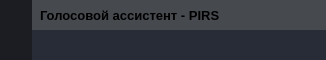
        <widget class="QFrame" name="frame_top">
         <property name="maximumSize">
          <size>
           <width>16777215</width>
           <height>60</height>
          </size>
         </property>
         <property name="styleSheet">
          <string notr="true">background-color: transparent;</string>
         </property>
         <property name="frameShape">
          <enum>QFrame::NoFrame</enum>
         </property>
         <property name="frameShadow">
          <enum>QFrame::Raised</enum>
         </property>
         <layout class="QHBoxLayout" name="horizontalLayout_3">
          <property name="spacing">
           <number>0</number>
          </property>
          <property name="leftMargin">
           <number>0</number>
          </property>
          <property name="topMargin">
           <number>0</number>
          </property>
          <property name="rightMargin">
           <number>0</number>
          </property>
          <property name="bottomMargin">
           <number>0</number>
          </property>
          <item>
           <widget class="QFrame" name="frame_toggle">
            <property name="maximumSize">
             <size>
              <width>70</width>
              <height>16777215</height>
             </size>
            </property>
            <property name="styleSheet">
             <string notr="true">background-color: rgb(27, 29, 35);</string>
            </property>
            <property name="frameShape">
             <enum>QFrame::NoFrame</enum>
            </property>
            <property name="frameShadow">
             <enum>QFrame::Raised</enum>
            </property>
            <layout class="QVBoxLayout" name="verticalLayout_3">
             <property name="spacing">
              <number>0</number>
             </property>
             <property name="leftMargin">
              <number>0</number>
             </property>
             <property name="topMargin">
              <number>0</number>
             </property>
             <property name="rightMargin">
              <number>0</number>
             </property>
             <property name="bottomMargin">
              <number>0</number>
             </property>
             <item>
              <widget class="QPushButton" name="btn_toggle_menu">
               <property name="sizePolicy">
                <sizepolicy hsizetype="Expanding" vsizetype="Expanding">
                 <horstretch>0</horstretch>
                 <verstretch>0</verstretch>
                </sizepolicy>
               </property>
               <property name="styleSheet">
                <string notr="true">QPushButton {
	background-image: url(:/24x24/icons/24x24/cil-menu.png);
	background-position: center;
	background-repeat: no-reperat;
	border: none;
	background-color: rgb(27, 29, 35);
}
QPushButton:hover {
	background-color: rgb(33, 37, 43);
}
QPushButton:pressed {	
	background-color: rgb(85, 170, 255);
}</string>
               </property>
               <property name="text">
                <string/>
               </property>
              </widget>
             </item>
            </layout>
           </widget>
          </item>
          <item>
           <widget class="QFrame" name="frame_top_right">
            <property name="styleSheet">
             <string notr="true">background: transparent;</string>
            </property>
            <property name="frameShape">
             <enum>QFrame::NoFrame</enum>
            </property>
            <property name="frameShadow">
             <enum>QFrame::Raised</enum>
            </property>
            <layout class="QVBoxLayout" name="verticalLayout_2">
             <property name="spacing">
              <number>0</number>
             </property>
             <property name="leftMargin">
              <number>0</number>
             </property>
             <property name="topMargin">
              <number>0</number>
             </property>
             <property name="rightMargin">
              <number>0</number>
             </property>
             <property name="bottomMargin">
              <number>0</number>
             </property>
             <item>
              <widget class="QFrame" name="frame_top_btns">
               <property name="maximumSize">
                <size>
                 <width>16777215</width>
                 <height>30</height>
                </size>
               </property>
               <property name="styleSheet">
                <string notr="true">background-color: rgba(33, 37, 43, 150);
height: 23px;</string>
               </property>
               <property name="frameShape">
                <enum>QFrame::NoFrame</enum>
               </property>
               <property name="frameShadow">
                <enum>QFrame::Raised</enum>
               </property>
               <layout class="QHBoxLayout" name="horizontalLayout_4">
                <property name="spacing">
                 <number>0</number>
                </property>
                <property name="leftMargin">
                 <number>0</number>
                </property>
                <property name="topMargin">
                 <number>0</number>
                </property>
                <property name="rightMargin">
                 <number>0</number>
                </property>
                <property name="bottomMargin">
                 <number>0</number>
                </property>
                <item>
                 <widget class="QFrame" name="frame_label_top_btns">
                  <property name="frameShape">
                   <enum>QFrame::NoFrame</enum>
                  </property>
                  <property name="frameShadow">
                   <enum>QFrame::Raised</enum>
                  </property>
                  <layout class="QHBoxLayout" name="horizontalLayout_10">
                   <property name="spacing">
                    <number>0</number>
                   </property>
                   <property name="leftMargin">
                    <number>8</number>
                   </property>
                   <property name="topMargin">
                    <number>0</number>
                   </property>
                   <property name="rightMargin">
                    <number>10</number>
                   </property>
                   <property name="bottomMargin">
                    <number>0</number>
                   </property>
                   <item>
                    <widget class="QLabel" name="label_title_bar_top">
                     <property name="font">
                      <font>
                       <family>Segoe UI</family>
                       <pointsize>10</pointsize>
                       <weight>75</weight>
                       <bold>true</bold>
                      </font>
                     </property>
                     <property name="styleSheet">
                      <string notr="true">background: transparent;</string>
                     </property>
                     <property name="text">
                      <string>Голосовой ассистент - PIRS</string>
                     </property>
                    </widget>
                   </item>
                  </layout>
                 </widget>
                </item>
                <item>
                 <widget class="QFrame" name="frame_btns_right">
                  <property name="maximumSize">
                   <size>
                    <width>120</width>
                    <height>16777215</height>
                   </size>
                  </property>
                  <property name="styleSheet">
                   <string notr="true">QPushButton {	
	border: none;
	background-color: transparent;
}
QPushButton:hover {
	background-color: rgb(44, 49, 60)
}
QPushButton:pressed {	
	background-color: rgb(85, 170, 255);
}</string>
                  </property>
                  <property name="frameShape">
                   <enum>QFrame::NoFrame</enum>
                  </property>
                  <property name="frameShadow">
                   <enum>QFrame::Raised</enum>
                  </property>
                  <layout class="QHBoxLayout" name="horizontalLayout_5">
                   <property name="spacing">
                    <number>0</number>
                   </property>
                   <property name="leftMargin">
                    <number>0</number>
                   </property>
                   <property name="topMargin">
                    <number>0</number>
                   </property>
                   <property name="rightMargin">
                    <number>0</number>
                   </property>
                   <property name="bottomMargin">
                    <number>0</number>
                   </property>
                   <item>
                    <widget class="QPushButton" name="btn_minimize">
                     <property name="sizePolicy">
                      <sizepolicy hsizetype="Minimum" vsizetype="Expanding">
                       <horstretch>0</horstretch>
                       <verstretch>0</verstretch>
                      </sizepolicy>
                     </property>
                     <property name="toolTip">
                      <string>Свернуть</string>
                     </property>
                     <property name="styleSheet">
                      <string notr="true"/>
                     </property>
                     <property name="text">
                      <string/>
                     </property>
                     <property name="icon">
                      <iconset resource="files.qrc">
                       <normaloff>:/16x16/icons/16x16/cil-window-minimize.png</normaloff>:/16x16/icons/16x16/cil-window-minimize.png</iconset>
                     </property>
                    </widget>
                   </item>
                   <item>
                    <widget class="QPushButton" name="btn_maximize_restore">
                     <property name="sizePolicy">
                      <sizepolicy hsizetype="Minimum" vsizetype="Expanding">
                       <horstretch>0</horstretch>
                       <verstretch>0</verstretch>
                      </sizepolicy>
                     </property>
                     <property name="toolTip">
                      <string>Развернуть</string>
                     </property>
                     <property name="styleSheet">
                      <string notr="true"/>
                     </property>
                     <property name="text">
                      <string/>
                     </property>
                     <property name="icon">
                      <iconset resource="files.qrc">
                       <normaloff>:/16x16/icons/16x16/cil-window-maximize.png</normaloff>:/16x16/icons/16x16/cil-window-maximize.png</iconset>
                     </property>
                    </widget>
                   </item>
                   <item>
                    <widget class="QPushButton" name="btn_close">
                     <property name="sizePolicy">
                      <sizepolicy hsizetype="Minimum" vsizetype="Expanding">
                       <horstretch>0</horstretch>
                       <verstretch>0</verstretch>
                      </sizepolicy>
                     </property>
                     <property name="toolTip">
                      <string>Закрыть</string>
                     </property>
                     <property name="styleSheet">
                      <string notr="true">QPushButton:hover {
	background-color: rgb(139, 0, 0)
}
QPushButton:pressed {	
	background-color: rgb(205, 92, 92);
}</string>
                     </property>
                     <property name="text">
                      <string/>
                     </property>
                     <property name="icon">
                      <iconset resource="files.qrc">
                       <normaloff>:/16x16/icons/16x16/cil-x.png</normaloff>:/16x16/icons/16x16/cil-x.png</iconset>
                     </property>
                    </widget>
                   </item>
                  </layout>
                 </widget>
                </item>
               </layout>
              </widget>
             </item>
             <item>
              <widget class="QFrame" name="frame_top_info">
               <property name="styleSheet">
                <string notr="true">background-color: rgb(39, 44, 54);</string>
               </property>
               <property name="frameShape">
                <enum>QFrame::NoFrame</enum>
               </property>
               <property name="frameShadow">
                <enum>QFrame::Raised</enum>
               </property>
               <layout class="QHBoxLayout" name="horizontalLayout_8">
                <property name="spacing">
                 <number>0</number>
                </property>
                <property name="leftMargin">
                 <number>10</number>
                </property>
                <property name="topMargin">
                 <number>0</number>
                </property>
                <property name="rightMargin">
                 <number>10</number>
                </property>
                <property name="bottomMargin">
                 <number>0</number>
                </property>
                <item>
                 <widget class="QLabel" name="label_top_info_1">
                  <property name="font">
                   <font>
                    <family>Segoe UI</family>
                   </font>
                  </property>
                  <property name="styleSheet">
                   <string notr="true">color: rgb(98, 103, 111);</string>
                  </property>
                  <property name="text">
                   <string/>
                  </property>
                 </widget>
                </item>
                <item>
                 <widget class="QLabel" name="label_top_info_2">
                  <property name="minimumSize">
                   <size>
                    <width>0</width>
                    <height>0</height>
                   </size>
                  </property>
                  <property name="maximumSize">
                   <size>
                    <width>250</width>
                    <height>16777215</height>
                   </size>
                  </property>
                  <property name="font">
                   <font>
                    <family>Segoe UI</family>
                    <weight>75</weight>
                    <bold>true</bold>
                   </font>
                  </property>
                  <property name="styleSheet">
                   <string notr="true">color: rgb(98, 103, 111);</string>
                  </property>
                  <property name="text">
                   <string/>
                  </property>
                  <property name="alignment">
                   <set>Qt::AlignRight|Qt::AlignTrailing|Qt::AlignVCenter</set>
                  </property>
                 </widget>
                </item>
               </layout>
              </widget>
             </item>
            </layout>
           </widget>
          </item>
         </layout>
        </widget>
